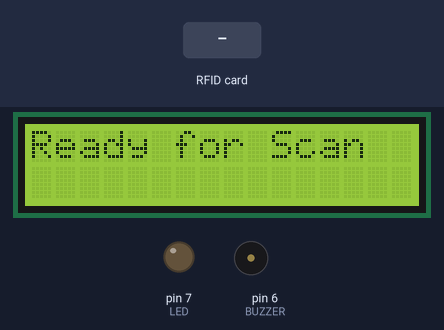
Bench run of a sketch on a simulated Arduino Uno, built with avr-gcc and run on an emulated ATmega328P. On the bench: 16×2 character LCD, output pins drawn as LEDs (lit = HIGH), buzzer (waves = sounding). The test bench sets the inputs (shaded band). The local clock reads 2024-03-15 10:24:30 at power-on unless the sketch sets it; pins used as bus, display or sensor lines are not drawn; what the sketch prints to the serial monitor is not drawn.

Above: at 3.3 s.
3.4 s: RFID card 97 AF 1F 15 held to the reader
At 4.7 s:
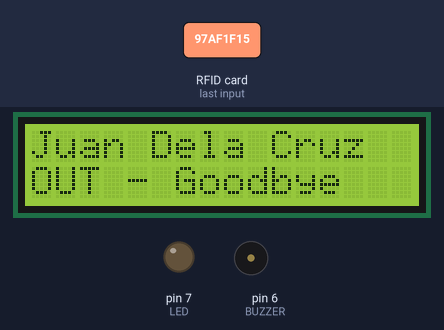
6.4 s: RFID card 5E 7A 19 C4 held to the reader
At 7.7 s:
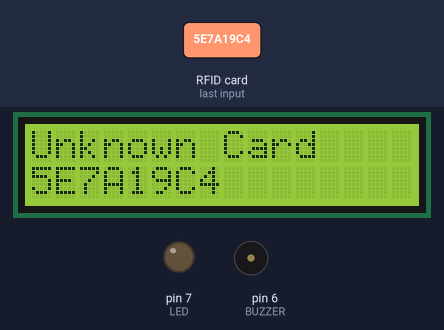
9.4 s: RFID card 69 A0 5E 12 held to the reader
At 11.1 s:
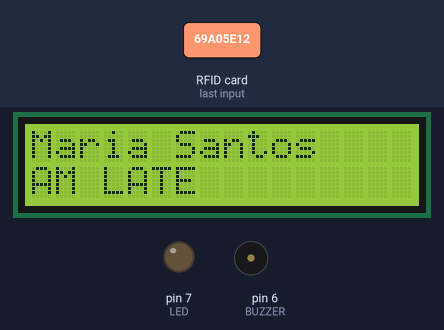
12.4 s: RFID card 51 C9 BB 97 held to the reader
At 13.8 s:
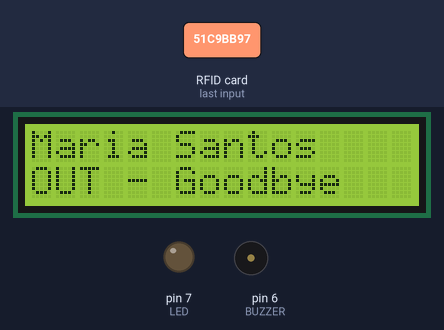
Timing chart, 0 to 15.4 s (numbered marks = the images above; inputs shaded):
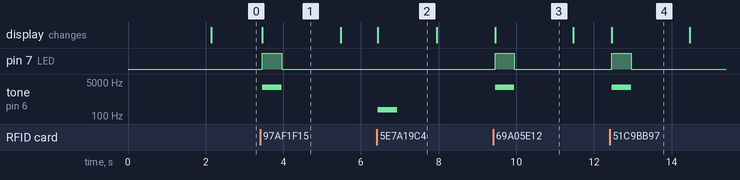

Measured:
- after the input at 3.4 s, pin 7 (LED): LOW → HIGH after 0.06 s, → LOW 0.50 s later; tone on pin 6 (BUZZER): silent → 2700 Hz after 0.06 s, → silent 0.50 s later; the display: changes after 0.06 s (image 1)
- after the input at 6.4 s, tone on pin 6 (BUZZER): silent → 200 Hz at once, → silent 0.50 s later; the display: changes at once (image 2)
- after the input at 9.4 s, pin 7 (LED): LOW → HIGH after 0.05 s, → LOW 0.50 s later; tone on pin 6 (BUZZER): silent → 2700 Hz after 0.05 s, → silent 0.50 s later; the display: changes after 0.05 s (image 3)
- after the input at 12.4 s, pin 7 (LED): LOW → HIGH after 0.05 s, → LOW 0.50 s later; tone on pin 6 (BUZZER): silent → 2700 Hz after 0.05 s, → silent 0.50 s later; the display: changes after 0.05 s (image 4)
- what the display in image 1 shows lasts 2.0 s, from 3.5 s to 5.5 s
- what the display in image 2 shows lasts 1.5 s, from 6.4 s to 7.9 s

The sketch:

Rfid_attendance.ino
```cpp
#include <SPI.h>
#include <MFRC522.h>
#include <Wire.h>
#include <RTClib.h>
#include <SoftwareSerial.h>
#include <LiquidCrystal_I2C.h>

// ---------------- RFID Setup ----------------
#define SS_PIN 10
#define RST_PIN 9
MFRC522 rfid(SS_PIN, RST_PIN);

// ---------------- RTC Setup ----------------
RTC_DS3231 rtc;

// ---------------- GSM Setup ----------------
SoftwareSerial gsm(2, 3); // RX, TX

// ---------------- LCD Setup ----------------
LiquidCrystal_I2C lcd(0x27, 16, 2);

// ---------------- Feedback ----------------
#define BUZZER 6
#define LED 7

// ---------------- Hardcoded Students ----------------
struct Student {
  String uidIn;       // Card used for Entry
  String uidOut;      // Card used for Exit
  String name;
  String gradeSection;
  String parentNumber;
};

// Replace with your actual IDs and numbers
Student students[] = {
  {"CA1A7F5", "97AF1F15", "Juan Dela Cruz", "Grade 7-AI", "+639661971052"},
  {"69A05E12", "51C9BB97", "Maria Santos",   "Grade 7-AI", "+639661971052"}
};

int studentCount = sizeof(students)/sizeof(students[0]);

// ---------------- Setup ----------------
void setup() {
  Serial.begin(9600);
  SPI.begin();
  rfid.PCD_Init();

  if (!rtc.begin()) {
    Serial.println("Couldn't find RTC");
    while (1);
  }
    // Serial.println("RTC lost power, let's set the time!");

    // This line sets the RTC to the date & time this sketch was compiled
  // rtc.adjust(DateTime(F(__DATE__), F(__TIME__)));


  gsm.begin(9600);
  lcd.init();
  lcd.backlight();

  pinMode(BUZZER, OUTPUT);
  pinMode(LED, OUTPUT);

  lcd.setCursor(0,0);
  lcd.print("System Ready");
  delay(2000);
  lcd.clear();
  lcd.print("Ready for Scan");
}

// ---------------- Main Loop ----------------
void loop() {
  // Check if a new RFID card is present
  if (!rfid.PICC_IsNewCardPresent()) return;
  if (!rfid.PICC_ReadCardSerial()) return;

  // Read UID
  String uid = "";
  for (byte i = 0; i < rfid.uid.size; i++) {
    uid += String(rfid.uid.uidByte[i], HEX);
  }
  uid.toUpperCase();

  // Variables
  String studentName = "";
  String parentNumber = "";
  String gradeSection = "";
  String attendanceType = ""; // "IN" or "OUT"

  // Search student
  for (int i=0; i < studentCount; i++) {
    if (uid == students[i].uidIn) {
      studentName = students[i].name;
      parentNumber = students[i].parentNumber;
      gradeSection = students[i].gradeSection;
      attendanceType = "IN";
      break;
    }
    else if (uid == students[i].uidOut) {
      studentName = students[i].name;
      parentNumber = students[i].parentNumber;
      gradeSection = students[i].gradeSection;
      attendanceType = "OUT";
      break;
    }
  }

  if (studentName != "") {

    // --- 1. Get Time ---
    DateTime now = rtc.now();

    int hour24 = now.hour(); // 0-23 format
    int minute = now.minute();

    // Format for display (12-hour format)
    int hour12 = hour24 % 12;
    if (hour12 == 0) hour12 = 12;
    String period = (hour24 < 12) ? " AM" : " PM";
    String minuteStr = (minute < 10) ? "0" + String(minute) : String(minute);
    String timeOnly = String(hour12) + ":" + minuteStr + period;
    String timestamp = String(now.year()) + "-" + String(now.month()) + "-" + String(now.day());

    // --- 2. Determine LATE vs ON-TIME ---
    String remarks = "";
    String shift = ""; // "Morning" or "Afternoon"

    if (attendanceType == "IN") {

      // MORNING SHIFT (Before 12:00 PM)
      if (hour24 < 12) {
        shift = "AM";
        // Cutoff: 8:00 AM
        if (hour24 > 8 || (hour24 == 8 && minute > 0)) {
          remarks = "LATE";
        } else {
          remarks = "ON-TIME";
        }
      }
      // AFTERNOON SHIFT (12:00 PM and onwards)
      else {
        shift = "PM";
        // Cutoff: 1:00 PM (13:00)
        if (hour24 > 13 || (hour24 == 13 && minute > 0)) {
          remarks = "LATE";
        } else {
          remarks = "ON-TIME";
        }
      }

    } else {
      // Logic for OUT scans
      remarks = "DISMISSAL";
    }

    // --- 3. LCD Feedback ---
    lcd.clear();
    lcd.setCursor(0,0);
    lcd.print(studentName);
    lcd.setCursor(0,1);

    if(attendanceType == "IN") {
      // Example: "IN-PM LATE" or "IN-AM ON-TIME"
      lcd.print(shift + " " + remarks);
    } else {
      lcd.print("OUT - Goodbye");
    }

    tone(BUZZER, 2700);
    digitalWrite(LED, HIGH);
    delay(500);
    noTone(BUZZER);
    digitalWrite(LED, LOW);

    // --- 4. Serial Output ---
    Serial.println(uid + "," + studentName + "," + gradeSection + "," + attendanceType + "," + remarks + "," + timestamp + "," + timeOnly);

    delay(1500);
    lcd.clear();
    lcd.print("Ready for Scan");

  } else {
    // Unknown Card
    lcd.clear();
    lcd.print("Unknown Card");
    lcd.setCursor(0,1);
    lcd.print(uid);
    tone(BUZZER, 200);
    delay(500);
    noTone(BUZZER);
    delay(1000);
    lcd.clear();
    lcd.print("Ready for Scan");
  }

  rfid.PICC_HaltA();
  rfid.PCD_StopCrypto1();
}
```
